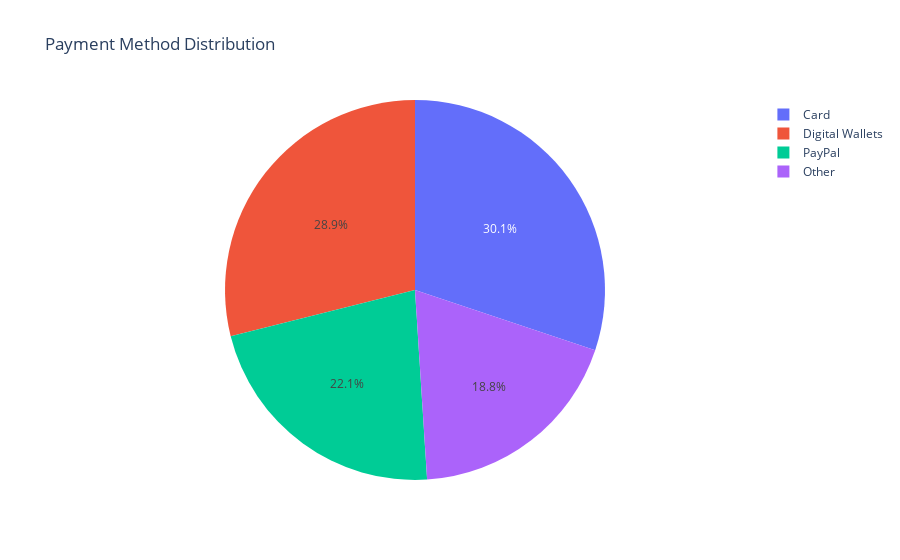

Write notebook code for a chart like this one.
### Code cell
fig = px.pie(df3, values='Purchase_Value', names='Pay_Method', title='Payment Method Distribution')
fig.show()

### Figure 1 — Plotly figure (JSON) as saved in the notebook; plotly's stock layout.template omitted (floating-point values rounded to 4 significant figures)
{"data": [{"domain": {"x": [0, 1], "y": [0, 1]}, "hovertemplate": "Pay_Method=%{label}<br>Purchase_Value=%{value}<extra></extra>", "labels": ["Card", "Digital Wallets", "PayPal", "Other"], "legendgroup": "", "name": "", "showlegend": true, "type": "pie", "values": [316600.0, 303700.0, 232300.0, 198000.0]}], "layout": {"legend": {"tracegroupgap": 0}, "title": {"text": "Payment Method Distribution"}}}
